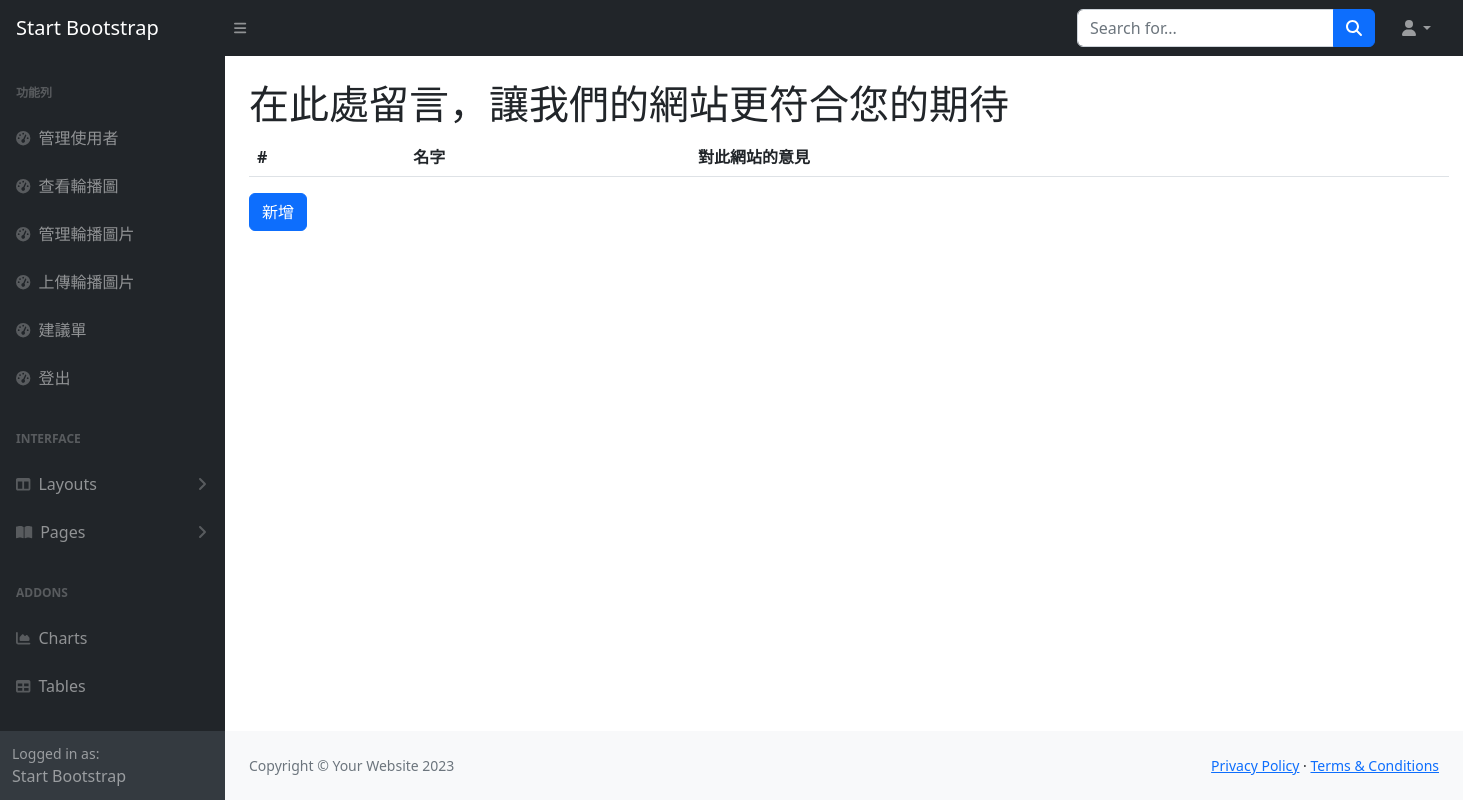
/suggestion, run on an earlier commit of the app's database.
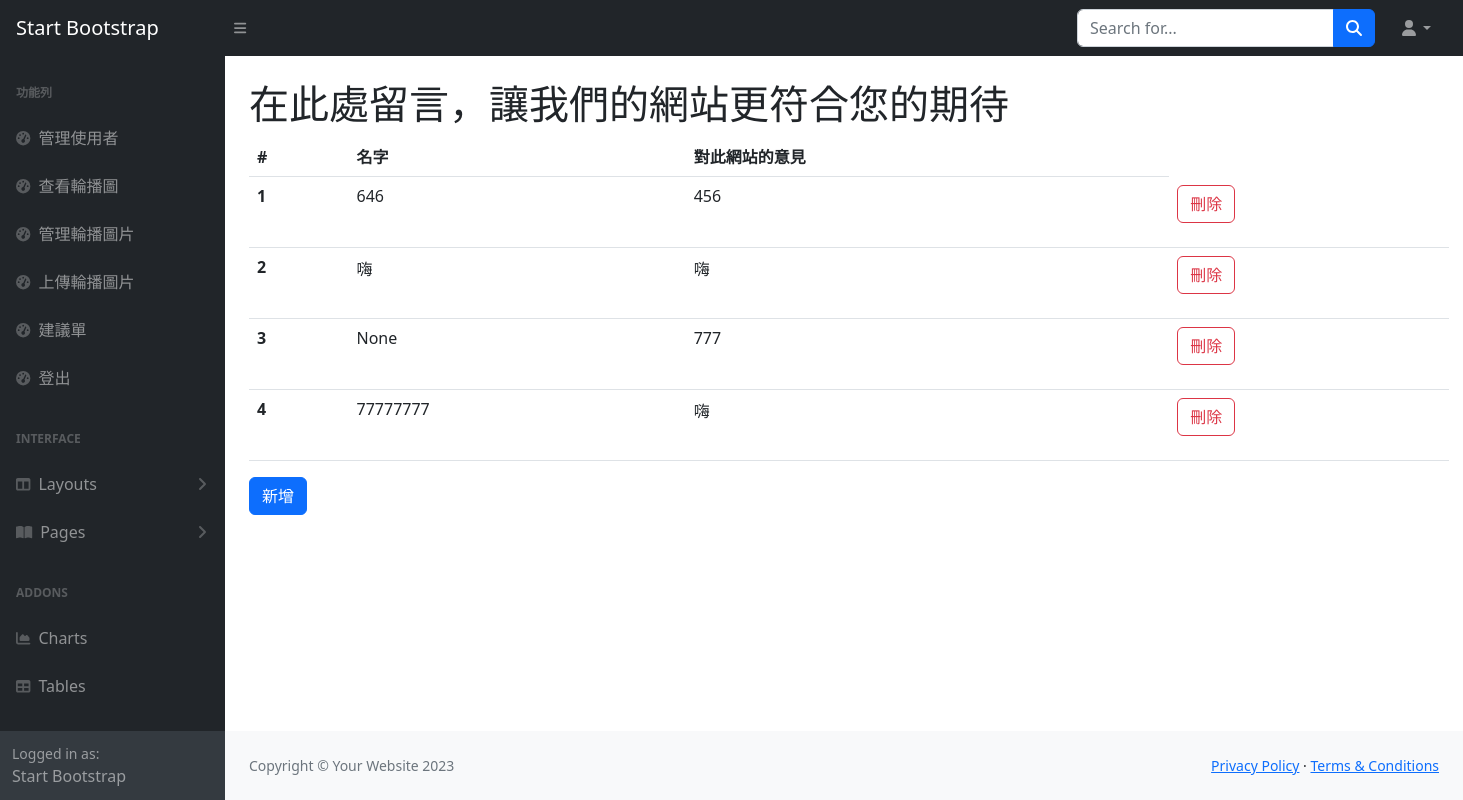
And on a later commit of the database.
### tables this page shows
CREATE TABLE Suggestion (id integer primary key autoincrement, s_name nvarchar(20), s_sug);

### app.py (the view)
@app.route("/suggestion")
def suggestion():
    with get_db() as cur: #with get_db().cursor() as cur:
        cur.row_factory = sql.Row
        cur = cur.cursor() #上面的註解可以把這行省略
        cur.execute("select * from Suggestion")
        data = cur.fetchall()
        cur.close()
    return render_template("suggestion.html",data = data)

### app.py (called while the page is built)
def get_db():
    db = getattr(g, '_database', None)
    if db is None:
        db = g._database = sql.connect(DATABASE)
    return db

@app.teardown_appcontext
def close_connection(exception):
    db = getattr(g, '_database', None)
    if db is not None:
        db.close()

### templates/suggestion.html (shortened to what this page needs)
{% extends "layout/back.html"%}
{%block main %}
<h1 class="mt-4">在此處留言，讓我們的網站更符合您的期待</h1>
<table class="table" style="width: 1200px;">
    <thead>
      <tr>
        <th scope="col">#</th>
        <th scope="col">名字</th>
        <th scope="col">對此網站的意見</th>
      </tr>
    </thead>
    <tbody>
      {%for i in range(data|length) %}
        <tr>
            <th scope="row">{{ i+1 }}</th>
            <td>{{ data[i].s_name }}</td>
            <td>{{ data[i].s_sug }}</td>
            <td>
              <div class="row">
                <div class="col">
                  <form action="/deletesug/{{ data[i].id }}" method="post">
                    <button class="btn btn-outline-danger" onclick="if(confirm('您確定要刪除嗎？')) return true;else return false">刪除</button>
                  </form>
              </div>
              </div>
            </td>
        </tr>
        {% endfor %}
    </tbody>
  </table>
{% block modal %}
<button type="button" class="btn btn-primary" data-bs-toggle="modal" data-bs-target="#exampleModal">
  新增
</button>
{% endblock modal %}
{% endblock main %}

### templates/layout/back.html (shortened to what this page needs)
<html lang="en">
    <head>
        <link href="{{url_for('static',filename='css/bootstrap.min.css')}}" rel="stylesheet" >
        <link href="/static/css/styles.css" rel="stylesheet" />
    </head>
    <body class="sb-nav-fixed">
        <nav class="sb-topnav navbar navbar-expand navbar-dark bg-dark">
            <a class="navbar-brand ps-3" href="index.html">Start Bootstrap</a>
            <button class="btn btn-link btn-sm order-1 order-lg-0 me-4 me-lg-0" id="sidebarToggle" href="#!"><i class="fas fa-bars"></i></button>
            <form class="d-none d-md-inline-block form-inline ms-auto me-0 me-md-3 my-2 my-md-0">
                <div class="input-group">
                    <input class="form-control" type="text" placeholder="Search for..." aria-label="Search for..." aria-describedby="btnNavbarSearch" />
                    <button class="btn btn-primary" id="btnNavbarSearch" type="button"><i class="fas fa-search"></i></button>
                </div>
            </form>
            <ul class="navbar-nav ms-auto ms-md-0 me-3 me-lg-4">
                <li class="nav-item dropdown">
                    <a class="nav-link dropdown-toggle" id="navbarDropdown" href="#" role="button" data-bs-toggle="dropdown" aria-expanded="false"><i class="fas fa-user fa-fw"></i></a>
                </li>
            </ul>
        </nav>
        <div id="layoutSidenav">
            <div id="layoutSidenav_nav">
                <nav class="sb-sidenav accordion sb-sidenav-dark" id="sidenavAccordion">
                    <div class="sb-sidenav-menu">
                        <div class="nav">
                            <div class="sb-sidenav-menu-heading">功能列</div>
                            <a class="nav-link" href="/users">
                                <div class="sb-nav-link-icon"><i class="fas fa-tachometer-alt"></i></div>
                                管理使用者
                            </a>
                            <a class="nav-link" href="/show">
                                <div class="sb-nav-link-icon"><i class="fas fa-tachometer-alt"></i></div>
                                查看輪播圖
                            </a>
                            <a class="nav-link" href="/pictures">
                                <div class="sb-nav-link-icon"><i class="fas fa-tachometer-alt"></i></div>
                                管理輪播圖片
                            </a>
                            <a class="nav-link" href="/upload">
                                <div class="sb-nav-link-icon"><i class="fas fa-tachometer-alt"></i></div>
                                上傳輪播圖片
                            </a>
                            <a class="nav-link" href="/suggestion">
                                <div class="sb-nav-link-icon"><i class="fas fa-tachometer-alt"></i></div>
                                建議單
                            </a>
                            <a class="nav-link" href="/login">
                                <div class="sb-nav-link-icon"><i class="fas fa-tachometer-alt"></i></div>
                                登出
                            </a>
                            <div class="sb-sidenav-menu-heading">Interface</div>
                            <a class="nav-link collapsed" href="#" data-bs-toggle="collapse" data-bs-target="#collapseLayouts" aria-expanded="false" aria-controls="collapseLayouts">
                                <div class="sb-nav-link-icon"><i class="fas fa-columns"></i></div>
                                Layouts
                                <div class="sb-sidenav-collapse-arrow"><i class="fas fa-angle-down"></i></div>
                            </a>
                            <a class="nav-link collapsed" href="#" data-bs-toggle="collapse" data-bs-target="#collapsePages" aria-expanded="false" aria-controls="collapsePages">
                                <div class="sb-nav-link-icon"><i class="fas fa-book-open"></i></div>
                                Pages
                                <div class="sb-sidenav-collapse-arrow"><i class="fas fa-angle-down"></i></div>
                            </a>
                            <div class="sb-sidenav-menu-heading">Addons</div>
                            <a class="nav-link" href="charts.html">
                                <div class="sb-nav-link-icon"><i class="fas fa-chart-area"></i></div>
                                Charts
                            </a>
                            <a class="nav-link" href="tables.html">
                                <div class="sb-nav-link-icon"><i class="fas fa-table"></i></div>
                                Tables
                            </a>
                        </div>
                    </div>
                    <div class="sb-sidenav-footer">
                        <div class="small">Logged in as:</div>
                        Start Bootstrap
                    </div>
                </nav>
            </div>
            <div id="layoutSidenav_content">
                <main>
                    <div class="container-fluid px-4">
                        {% block main %}
                        {% endblock main%}
                    </div>
                </main>
                <footer class="py-4 bg-light mt-auto">
                    <div class="container-fluid px-4">
                        <div class="d-flex align-items-center justify-content-between small">
                            <div class="text-muted">Copyright &copy; Your Website 2023</div>
                            <div>
                                <a href="#">Privacy Policy</a>
                                &middot;
                                <a href="#">Terms &amp; Conditions</a>
                            </div>
                        </div>
                    </div>
                </footer>
            </div>
        </div>
        {% block modal %}
        {% endblock modal %}
    </body>
</html>

What changed in the data, as far as the page shows it:
added Suggestion: s_name "646", s_sug "456"
added Suggestion: s_name "嗨", s_sug "嗨"
added Suggestion: s_name "None", s_sug "777"
added Suggestion: s_name "77777777", s_sug "嗨"
Also different on the page:
new list line: "1 刪除"
new list line: "2 刪除"
new list line: "3 刪除"
new list line: "4 刪除"
